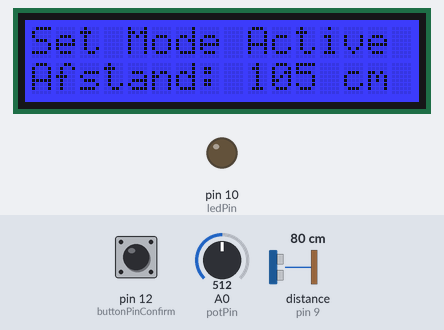
Bench run of a sketch on a simulated Arduino Uno, built with avr-gcc and run on an emulated ATmega328P. On the bench: 16×2 character LCD, output pins drawn as LEDs (lit = HIGH). Inputs (shaded band) come from the test bench; at power-on: pin 12 (buttonPinConfirm) HIGH, distance to the obstacle (sensor on pin 9) 80 cm, A0 (potPin) = 512. The echo pulse lasts 58.3 µs per cm; pins used as bus, display or sensor lines are not drawn; what the sketch prints to the serial monitor is not drawn.

Above: at 1.3 s.
1.4 s: pin 12 (buttonPinConfirm) pulled LOW for 0.15 s
At 1.7 s:
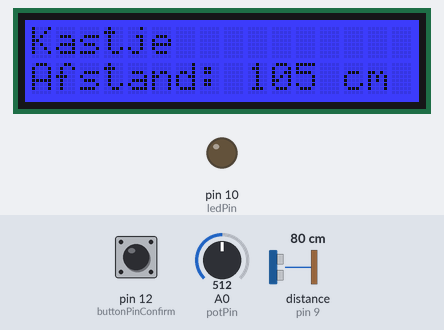
3.0 s: distance to the obstacle (sensor on pin 9) set to 99 cm
4.5 s: distance to the obstacle (sensor on pin 9) set to 108 cm
At 5.5 s:
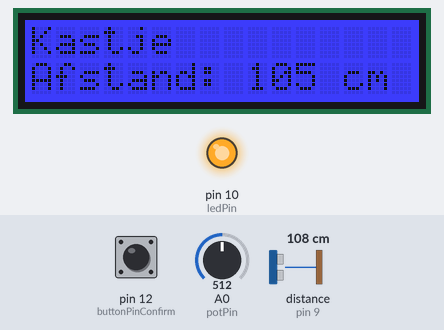
6.0 s: pin 12 (buttonPinConfirm) pulled LOW for 1 s
At 6.7 s:
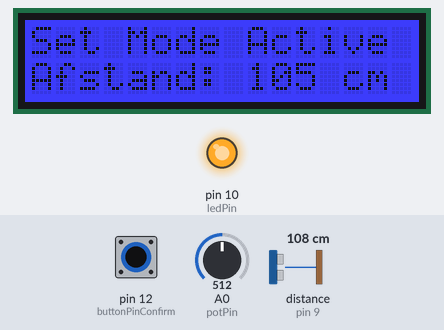
8.5 s: A0 (potPin) set to 716
At 9.1 s:
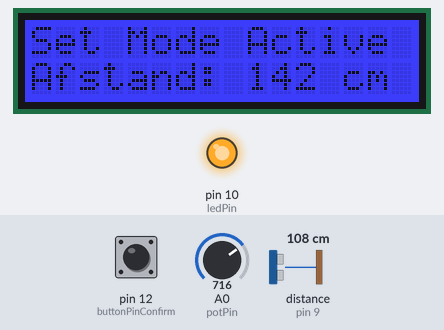
10.0 s: A0 (potPin) set to 900
At 11.4 s:
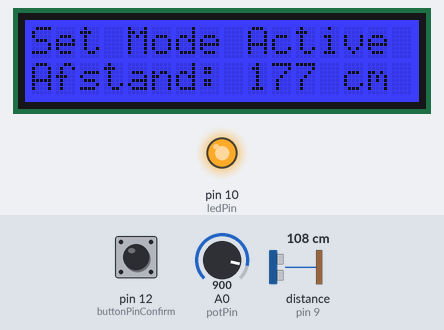
Timing chart, 0 to 12.5 s (numbered marks = the images above; inputs shaded):
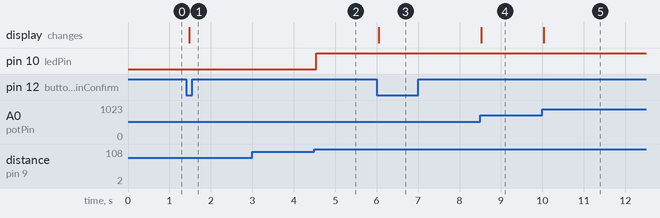

Measured:
- the behaviour switches between 104 and 105 cm on distance to the obstacle (sensor on pin 9) (found by bisection; images 1 and 2)
- after the input at 1.4 s, the display: changes after 0.07 s (image 1)
- after the input at 3.0 s, every drawn part: stays the same
- after the input at 4.5 s, pin 10 (ledPin): LOW → HIGH after 0.05 s
- after the input at 6.0 s, the display: changes after 0.05 s (image 3)
- after the input at 8.5 s, the display: changes at once (image 4)
- after the input at 10.0 s, the display: changes at once (image 5)

The sketch:

Main.ino
```cpp
#include <Wire.h>
#include <DFRobot_RGBLCD1602.h>

// Function declarations
void displayReadyMessage();
void enterSetMode();
void checkButtons();
void updateThresholdDisplay();
void handleDistanceMeasurement();
void updateLCD();
void checkConfirmButton();
void confirmThreshold();
void measureDistance();
void updateLEDState();

// Pin definitions
const int buttonPinSet = 13;
const int buttonPinConfirm = 12;
const int ledPin = 10;
const int trigPin = 8;
const int echoPin = 9;
const int potPin = A0;

// Variable declarations
int lastButtonStateSet = HIGH;
int lastButtonStateConfirm = HIGH;
long duration;
int distance;
int thresholdDistance = 0;
int confirmedThresholdDistance = 0;

DFRobot_RGBLCD1602 lcd(0x3F, 16, 2);  // I2C address (0x3F is common, but it may vary)

unsigned long lastLCDUpdate = 0;
unsigned long lastSensorRead = 0;
const unsigned long lcdUpdateInterval = 1000;
const unsigned long sensorReadInterval = 100;

bool isBlocked = false;

void setup() {
  Serial.begin(9600);

  // Set pin modes
  pinMode(trigPin, OUTPUT);
  pinMode(echoPin, INPUT);
  pinMode(ledPin, OUTPUT);
  digitalWrite(ledPin, LOW);
  pinMode(buttonPinSet, INPUT_PULLUP);
  pinMode(buttonPinConfirm, INPUT_PULLUP);

  // Initialize I2C and LCD
  Wire.begin();  // Initialize I2C communication
  lcd.init();   // Initialize LCD
  lcd.setRGB(0, 0, 255);  // Optional: Set the initial backlight color (blue here)

  displayReadyMessage();
  enterSetMode();
}

void loop() {
  checkButtons();

  if (isBlocked) {
    updateThresholdDisplay();
  } else {
    handleDistanceMeasurement();
    updateLCD();
  }
}

void checkButtons() {
  checkConfirmButton();
}

void checkConfirmButton() {
  int readingConfirm = digitalRead(buttonPinConfirm);

  if (readingConfirm == LOW && lastButtonStateConfirm == HIGH) {
    if (digitalRead(buttonPinConfirm) == LOW) {
      confirmThreshold();
    }
  }

  lastButtonStateConfirm = readingConfirm;
}

void enterSetMode() {
  Serial.println("Mode Set");
  isBlocked = true;
  Serial.print("isBlocked is now: ");
  Serial.println(isBlocked);
  lcd.clear();
  lcd.print("Set Mode Active");
  lcd.setCursor(0, 1);
  lcd.print("Afstand set: ");
}

void confirmThreshold() {
  if (isBlocked) {
    thresholdDistance = map(analogRead(potPin), 0, 1023, 10, 200);
    confirmedThresholdDistance = thresholdDistance;
    Serial.print("Confirmed threshold distance: ");
    Serial.println(confirmedThresholdDistance);
    isBlocked = false;
    displayReadyMessage();
  } else {
    isBlocked = true;
    enterSetMode();
  }
}

void updateThresholdDisplay() {
  // Update LCD with threshold distance
  thresholdDistance = map(analogRead(potPin), 0, 1023, 10, 200);
  lcd.setCursor(0, 1);
  lcd.print("Afstand: ");
  lcd.print(thresholdDistance);
  lcd.print(" cm    ");
}

void handleDistanceMeasurement() {
  unsigned long currentMillis = millis();
  if (currentMillis - lastSensorRead >= sensorReadInterval) {
    lastSensorRead = currentMillis;
    measureDistance();
    updateLEDState();
  }
}

void measureDistance() {
  // Ensure the trigger pin is low for a short period
  digitalWrite(trigPin, LOW);
  delayMicroseconds(2);

  // Send a 10 microsecond pulse to trigger the sensor
  digitalWrite(trigPin, HIGH);
  delayMicroseconds(10);
  digitalWrite(trigPin, LOW);

  // Read the echo pin and calculate the distance
  duration = pulseIn(echoPin, HIGH);
  distance = duration / 58.2; // Convert the time into distance (in cm)

  Serial.print("Measured distance: ");
  Serial.println(distance);
}

void updateLEDState() {
  if (distance >= confirmedThresholdDistance) {
    digitalWrite(ledPin, HIGH);
    Serial.println("LEDS AAN - open");
  } else {
    digitalWrite(ledPin, LOW);
    Serial.println("LEDS UIT - Gesloten");
  }
}

void updateLCD() {
  unsigned long currentMillis = millis();
  if (currentMillis - lastLCDUpdate >= lcdUpdateInterval) {
    lastLCDUpdate = currentMillis;
    displayReadyMessage();
  }
}

void displayReadyMessage() {
  lcd.clear(); // Clear the LCD before printing new messages
  lcd.print("Kastje");
  lcd.setCursor(0, 1);
  lcd.print("Afstand: ");
  lcd.print(confirmedThresholdDistance);
  lcd.print(" cm    ");
}
```
